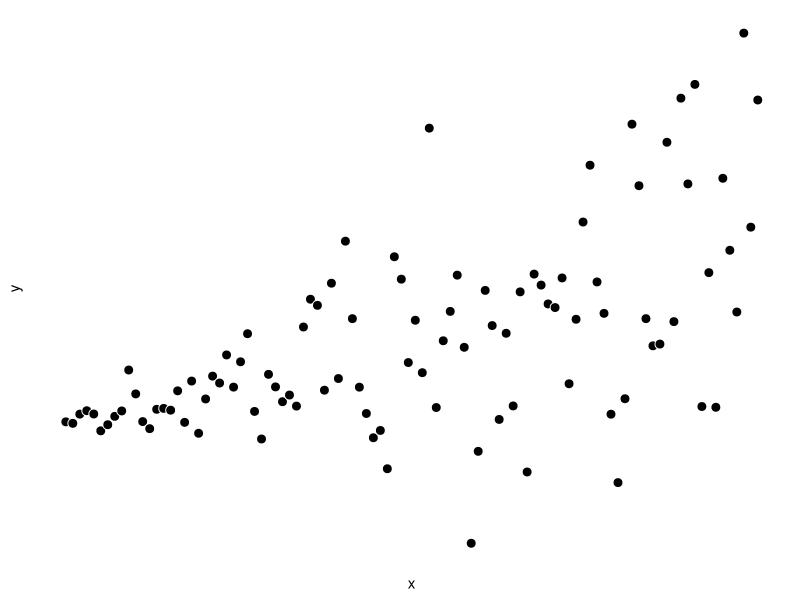
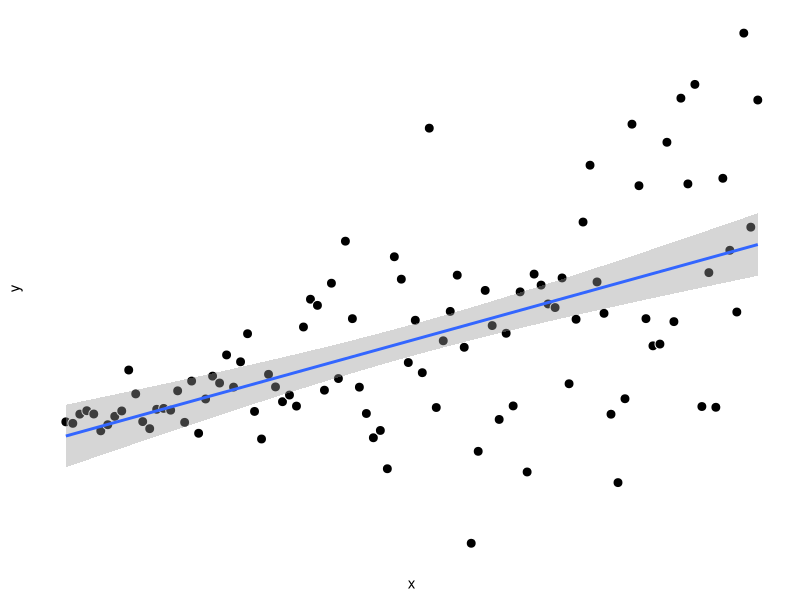
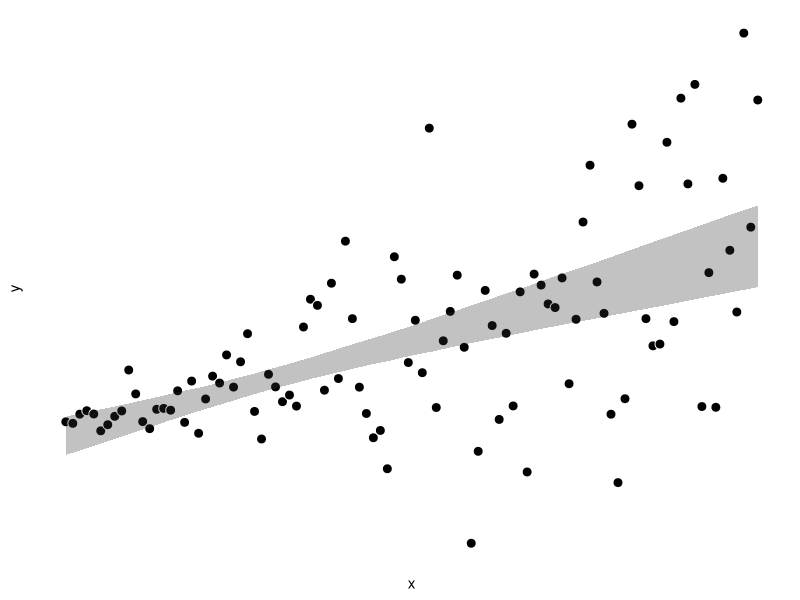
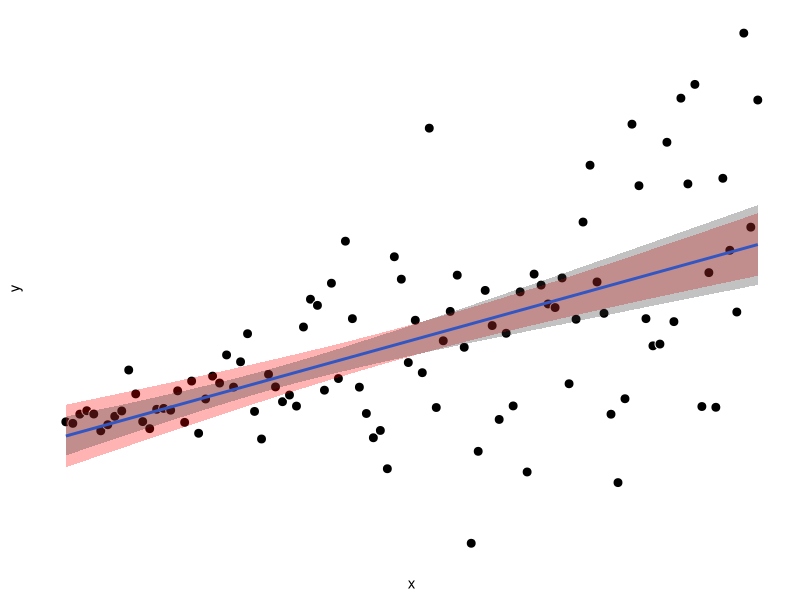
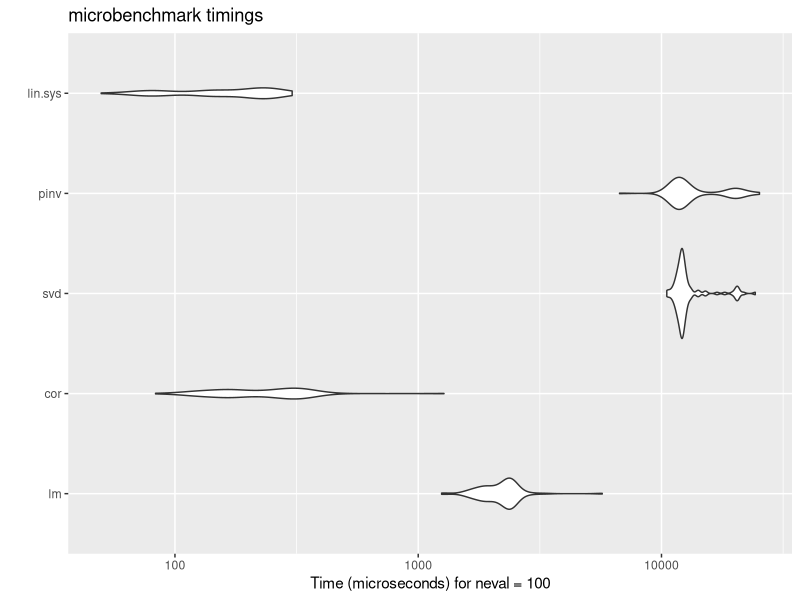
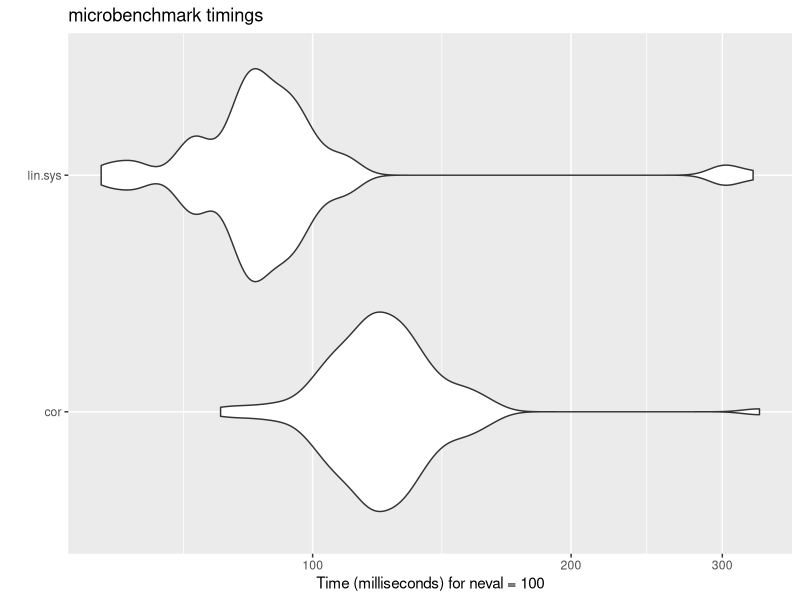

Reproduce these figures in R, in order.
## ---- chunk 1
knitr::opts_chunk$set(echo = TRUE, fig.align = 'center', fig.width = 3, fig.height = 3, cache = TRUE)
## ---- chunk 2
library(ggplot2)
set.seed(0)
n <- 100  ## n datapoints
x <- 1:n  ## some measure x
y <- rnorm(x, x, sd = x)  ## some measure y; mean and variance depends on x
p <- ggplot(data.frame(x, y), aes(x, y)) +
  geom_point(fill = "black", color = "white", shape = 21, size = 3) +
  theme(
    axis.ticks = element_blank(),
    axis.text  = element_blank(),
    axis.line  = element_blank(),
    panel.background = element_blank()
  )
p
## ---- chunk 3

boot.bivar <- function(x, y, n.resamples = 1000) {
  
  if (length(x) != length(y)) stop("x and y not same length")
  
  resample.matrix <- matrix(
    sample.int(length(x), length(x) * n.resamples, replace = TRUE),
    ncol = n.resamples
  )
  resamples <- apply(resample.matrix, 2, function(s) cor(x[s], y[s]))
  
  ## get p-value (alpha = 0.05, 2-tailed):
  prop.less.0 <- mean(resamples < 0)
  p <- 2 * min(prop.less.0, 1 - prop.less.0)
  
  ## get CI (95%):
  lb <- (1 / 20 * n.resamples) / 2
  ub <- n.resamples - lb
  resamples <- sort(resamples)
  
  return(c(p = p, ci95l = resamples[lb], ci95h = resamples[ub]))

}

boot.bivar(x, y)
## ---- chunk 4
p + geom_smooth(method = "lm")
## ---- chunk 5

# function for getting confidence interval:
boot.bivar.predict <- function(
  .data, xname, yname, n.resamples = 1000, percent = 95) {
  
  .formula <- paste0(yname, " ~ ", xname)
  predictions <- sapply(
    seq_len(n.resamples),
    function(.)
      predict(
        lm(.formula, .data[sample.int(nrow(.data), replace = TRUE), ]),
        .data[xname],
      )
  )
  .alpha <- (100 - percent) / 100  ## convert to alpha level
  
  data.frame(
    ub = apply(predictions, 1, quantile, 1 - .alpha / 2),  ## 2-tailed
    lb = apply(predictions, 1, quantile, 0 + .alpha / 2)
  )
  
}

## ---- chunk 6

xy.ci <- boot.bivar.predict(data.frame(x, y), "x", "y")  ## get prediction interval
p + geom_ribbon(aes(ymin = xy.ci$lb, ymax = xy.ci$ub), alpha = 0.3)  ## add to plot

## ---- chunk 7

## embed function within ggplot framework:
BootCI <- ggproto(
  "BootCI", Stat,
  required_aes = c("x", "y"),

  compute_group = function(data, scales, params, n = 1000, percent = 95) {
    grid <- data.frame(x = data$x)

   predictions <- sapply(
      seq_len(n),
      function(.)
        predict(
          lm(y ~ x, data[sample.int(nrow(data), replace = TRUE), ]),
          grid,
        )
    )

    .alpha <- (100 - percent) / 200  ## 2 tailed
    grid$ymax <- apply(predictions, 1, quantile, 1 - .alpha)
    grid$ymin <- apply(predictions, 1, quantile, .alpha)

    grid

  }
)

stat_boot_ci <- function(mapping = NULL, data = NULL, geom = "ribbon",
                    position = "identity", na.rm = FALSE, show.legend = NA,
                    inherit.aes = TRUE, n = 1000, percent = 95, ...) {
  ## see: https://cran.r-project.org/web/packages/ggplot2/vignettes/extending-ggplot2.html
  layer(
    stat = BootCI, data = data, mapping = mapping, geom = geom,
    position = position, show.legend = show.legend, inherit.aes = inherit.aes,
    params = list(n = n, percent = percent, na.rm = na.rm, ...)
  )
}

## ---- chunk 8

p +
  geom_smooth(method = "lm", se = TRUE, fill = "red", alpha = 0.3) +
  stat_boot_ci(alpha = 0.3, n = 1E4, percent = 95)

## ---- chunk 9

library(microbenchmark)
n <- 1000
x <- rnorm(n)
X <- cbind(rep(1, length(x)), x)  ## add intercept
y <- rnorm(n)

check_for_equal_coefs <- function(values) {
  tol <- 1e-12
  max_error <- max(
    c(
      abs(values[[1]] - values[[2]]),
      abs(values[[2]] - values[[3]]),
      abs(values[[1]] - values[[3]]),
      abs(values[[1]] - values[[4]]),
      abs(values[[1]] - values[[5]])
    )
  )
  max_error < tol
}

mbm <- microbenchmark(
  
  "lm" = {
    
    y.hat <- predict(lm(y ~ x))
    
    },
  
  "cor" = {
    
    b1 <- cor(x, y) * sd(y) / sd(x)
    b0 <- mean(y) - b1 * mean(x)
    y.hat <- b1 * x + b0
    
    },
  
  "svd" = {
    
    y.hat <- svd(X)$u %*% t(svd(X)$u) %*% y
    
    },
  
  "pinv" = {
    
    y.hat <- X %*% solve(t(X) %*% X) %*% t(X) %*% y

    },
  
  "lin.sys" = {
    
    y.hat <- c(X %*% solve(t(X) %*% X, t(X) %*% y))
    
    },
  
  check = check_for_equal_coefs
  
  )

mbm  ## lin.sys wins! (but cor close behind)
autoplot(mbm)
## ---- chunk 10
## test within sapply() loop ----

x <- rnorm(100)
y <- rnorm(100)
data <- data.frame(x = x, y = y)
grid <- data.frame(x = data$x)


## now test:

mbm <- microbenchmark(
  
  "cor" = {
    
    sapply(
      seq_len(1000),
      function(.) {
        s <- sample.int(length(grid$x), replace = TRUE)
        b1 <- cor(x[s], y[s]) * sd(y[s]) / sd(x[s])
        b0 <- mean(y[s]) - b1 * mean(x[s])
        b1 * x + b0
      }
    )
    
  },
  
  "lin.sys" = {
    
    sapply(
      seq_len(1000),
      function(.) {
        samp <- sample.int(length(grid$x), replace = TRUE)
        Xsamp <- X[samp, ]
        X %*% solve(t(Xsamp) %*% Xsamp, t(Xsamp) %*% y[samp])
      }
    )
    
    }
)

mbm
autoplot(mbm)

## ---- chunk 11

BootCI <- ggplot2::ggproto(
  "BootCI", ggplot2::Stat, 
  required_aes = c("x", "y"),
  compute_group = function(data, scales, params, n = 1000, percent = 95) {
    
    grid <- data.frame(x = data$x)
    X <- cbind(rep(1, length(x)), x)  ## design matrix (includes intercept)
    
    predictions <- sapply(
      seq_len(n),
      function(.) {
        samp <- sample.int(length(grid$x), replace = TRUE)
        Xsamp <- X[samp, ]
        X %*% solve(t(Xsamp) %*% Xsamp, t(Xsamp) %*% y[samp])  ## get bs then dot with X
      }
    )
    
    .alpha <- (100 - percent) / 200  ## 2 tailed
    grid$ymax <- apply(predictions, 1, quantile, 1 - .alpha)
    grid$ymin <- apply(predictions, 1, quantile, .alpha)
    
    grid
    
  }
)

stat_boot_ci <- function(mapping = NULL, data = NULL, geom = "ribbon",
                         position = "identity", na.rm = FALSE, show.legend = NA, 
                         inherit.aes = TRUE, n = 1000, percent = 95, ...) {
  ## see: https://cran.r-project.org/web/packages/ggplot2/vignettes/extending-ggplot2.html
  
  ggplot2::layer(
    stat = BootCI, data = data, mapping = mapping, geom = geom, 
    position = position, show.legend = show.legend, inherit.aes = inherit.aes,
    params = list(n = n, percent = percent, na.rm = na.rm, ...)
  )
  
}


